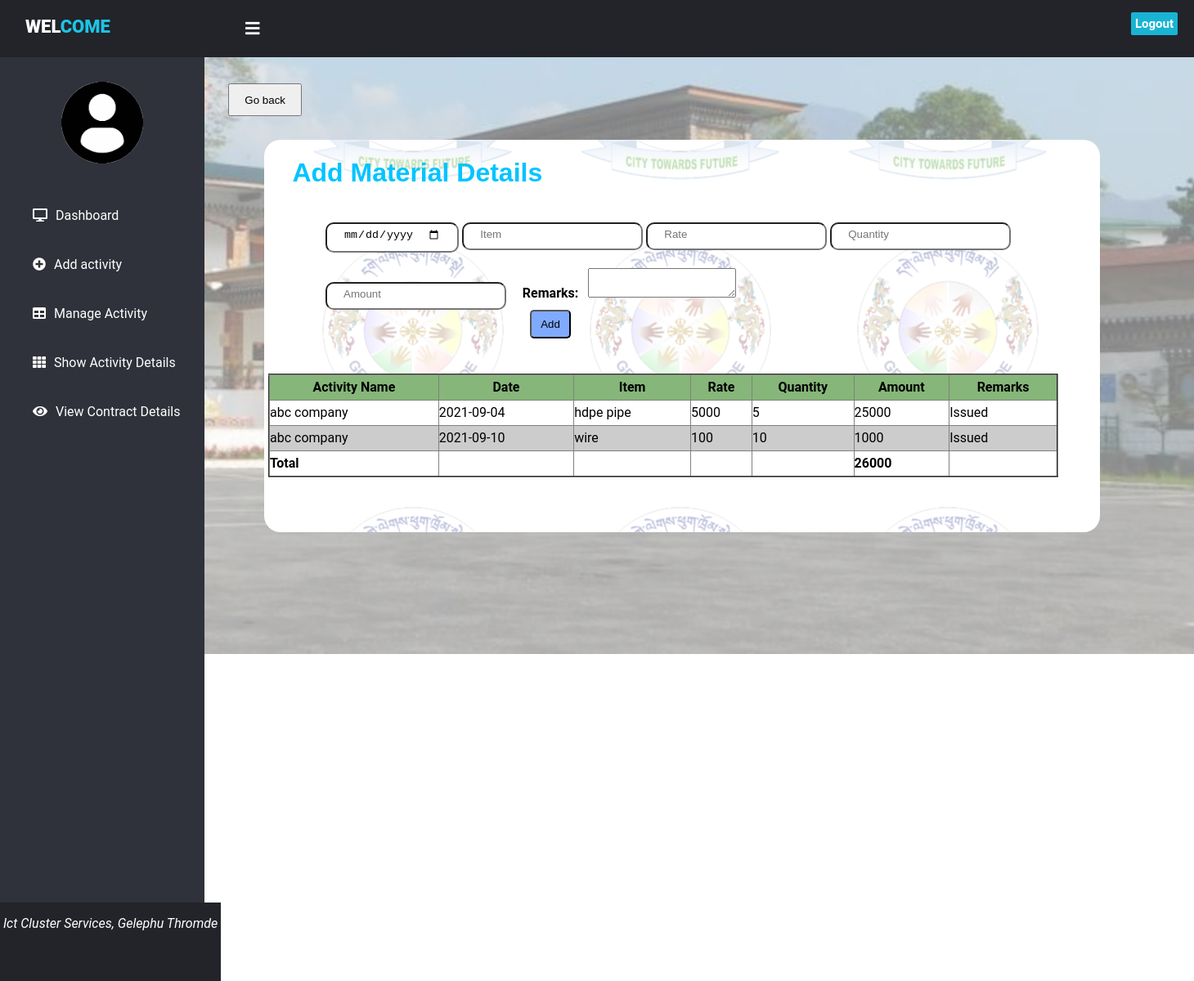
Screenshot of /add_material.php?id=31 with the database file from the repository.
### tables this page shows
CREATE TABLE `material` (
  `id` int(11) NOT NULL,
  `date` date NOT NULL,
  `item` varchar(100) NOT NULL,
  `rate` int(11) NOT NULL,
  `quantity` int(11) NOT NULL,
  `amount` int(11) NOT NULL,
  `remarks` varchar(1000) NOT NULL,
  `user_id` int(11) NOT NULL,
  `activity_id` int(11) NOT NULL
);

CREATE TABLE `activity` (
  `id` int(11) NOT NULL,
  `activity_name` varchar(100) NOT NULL,
  `FY` int(11) NOT NULL,
  `approved_budget` int(11) NOT NULL,
  `technical_sanction` varchar(1000) NOT NULL,
  `adms_fs` varchar(1000) NOT NULL,
  `nit` varchar(1000) NOT NULL,
  `created_date` timestamp NOT NULL DEFAULT CURRENT_TIMESTAMP ON UPDATE CURRENT_TIMESTAMP,
  `user_id` int(11) NOT NULL,
  `mode_of_execution` varchar(100) NOT NULL
);

### add_material.php (the view, shortened to what this page needs)
<!DOCTYPE html>
<html>
<head>
<link href="https://cdnjs.cloudflare.com/ajax/libs/font-awesome/5.13.0/css/all.min.css" rel="stylesheet">
<link rel="stylesheet" href="css/style.css">
</head>
<body>
<header>
	<label for="check">
	<i class="fas fa-bars" id="sidebar_btn"></i>
	</label>
	<div class="left_area">
	<h3>&nbsp;&nbsp;Wel<span>come</span></h3>
	</div>
	<div class="right_area">
	<a href="logout.php" class="logout_btn">Logout</a>
</header>
	<div class="sidebar">
	<center>
	<img src="images/profile.jpg" class="profile_image" alt="">
	</center>
	<a href="index.php"><i class="fas fa-desktop"></i><span>Dashboard</span></a>
	<a href="add_activity.php"><i class="fa fa-plus-circle"></i><span>Add activity</span></a>
	<a href="manage_activity.php"><i class="fas fa-table"></i><span>Manage Activity</span></a>
	<a href="show_activity.php"><i class="fas fa-th"></i><span>Show Activity Details</span></a>
	<a href="view_contract_details.php"><i class="fa fa-eye"></i><span>View Contract Details</span></a>
	</div>
	<div class="content">
	<button type="button" class="btn btn-primary" style="width:90px;height:5%;margin-top:7%;margin-left:2%;"><a href="view_departmental.php" style="color:black;text-decoration: none;">Go back</a></button>
	<div class="display4">
	<h1>&nbsp;&nbsp;&nbsp; Add Material Details</h1>
	<div class="input-group" style="padding:0px 30px;">
	<form method="post" action ="" style="position:absolute;margin-top:5px;margin-left:5px;border-radius:5px;">
	<ul>
	<li><input type="date" name="date" class="form-control1" placeholder="Date" required></li>
	<li><input type="text" name="item" class="form-control1" placeholder="Item" required></li>
	<li><input type="text" name="rate" class="form-control1"placeholder="Rate"  ></li>
	<li><input type="text" name="qty" class="form-control1"placeholder="Quantity"  ></li></br></br>
	<li><input type="text" name="amount"class="form-control1" placeholder="Amount"  readonly></li>
	<li><b>Remarks:</b>&nbsp;&nbsp;&nbsp;<textarea name="remarks"  ></textarea></li></br>
	<input type="submit" name="add"  value="Add" class="form-control" style="cursor:pointer;background-color:#80aaff;border-radius:5px;width:50px;height:35px;margin-left:250px;">
	</form>
	<?php
			include('connection.php');
			$a_id=$_GET['id'];
			$query="SELECT SUM(amount) as sum from material,activity where material.activity_id=activity.id and activity_id='$a_id'";
			$query_result = mysqli_query($db,$query) or die("database error:".mysqli_error($db));
			while($row = mysqli_fetch_assoc($query_result)){
				$output=$row['sum'];
				}
			$sql = "SELECT material.*,activity.activity_name FROM material,activity WHERE activity.id=material.activity_id AND material.activity_id='$a_id'";
			$results = mysqli_query($db,$sql) or die("database error:".mysqli_error($db));
			?>
	<table align="center" border="2" cellspacing="0" cellpadding="0" style="width:110%;line-height:30px;margin-left:-70px;margin-top:5%;border-collapse:collapse;position:absolute;">
		<tr>
			<th>Activity Name </th>
			<th>Date</th>
			<th>Item</th>
			<th>Rate</th>
			<th>Quantity</th>
			<th>Amount</th>
			<th>Remarks</th>
			</tr>
			<tbody>
		<?php while($row = mysqli_fetch_assoc($results)){?>
		<tr><td><?php echo $row['activity_name']?></td>
		<td><?php echo $row['date'];?></td>
		<td><?php echo $row['item'];?></td>
		<td><?php echo $row['rate'];?></td>
		<td><?php echo $row['quantity'];?></td>
		<td><?php echo $row['amount'];?></td>
		<td><?php echo $row['remarks'];?></td>
		</tr>
		<?php }?>
		<tr>
		<td><b>Total</b></td>
		<td></td>
		<td></td>
		<td></td>
		<td></td>
		<td><b><?php echo $output;?></b></td>
		</tr>
	</tbody>
	</table>
	<?php include "footer.php"?>
</body>
</html>

### css/style.css (style rules this page uses)
.display4 { border:2px none; background-image:url('../images/logo1.png'); border-radius:20px; background-color:#fff; width:70%; height:40%; margin-left:5%; margin-top:2%; position:absolute; background-position:center; }
.display4 h1 { font-family:Sans-serif; color: #03c4ff; }
header { position:fixed; background: #22242A; padding: 20px; width: 100%; height:30px; }
.left_area h3 { color:#fff; margin:0; text-transform:uppercase; font-size:22px; font-weight:900; }
.left_area span { color:#1DC4E7; }
.logout_btn { padding:5px; background:#19B3D3; text-decoration:none; float:right; margin-top:-30px; margin-right:40px; border-radius:2px; font-size:15px; font-weight:600; color:#fff; transition:0.5s; transition-property:background; }
.sidebar { background:#2F323A; margin-top:70px; padding-top:30px; position:absolute; left:0; width:250px; height:100%; transition:0.5s; transition-property:left; }
.sidebar .profile_image { width:100px; height:100px; border-radius:100px; margin-bottom:10px; }
.sidebar a { color:#fff; display:block; width:100%; line-height:60px; text-decoration:none; padding-left:40px; box-sizing:border-box; transition:0.5s; transition-property:background; }
.sidebar i { padding-right:10px; }
label #sidebar_btn { z-index:1; color:#fff; position:fixed; cursor:pointer; left:300px; font-size:20px; margin:5px 0; transition:0.5s; transition-property:color; }
.content { margin-left:250px; background:url('../images/gelephu1.png'); background-position:right; background-size:cover; height: 100vh; width: 100%; transition:0.5s; }
.form-control1 { border-radius:10px; padding:5px 20px 10px; }
label { font-family:Serif; font-weight: bold; font-size: 20px; }
th { margin-left:10px; background-color:#86b679; line-height:30px; }
tr:nth-child(even) { background-color:#ccc; }
tr:nth-child(odd) { background-color:#fff; }

### add_material.php (style rules this page uses)
body { margin:0; padding:0; font-family:"Roboto", sans-serif; }
form ul { list-style-type: none; }
form ul li { display: inline-block; }

### rows the page displays
material: activity.activity_name "abc company", date "2021-09-04", item "hdpe pipe", rate "5000", quantity "5", amount "25000", remarks "Issued"
material: activity.activity_name "abc company", date "2021-09-10", item "wire", rate "100", quantity "10", amount "1000", remarks "Issued"

### other values shown
$output "26000"
